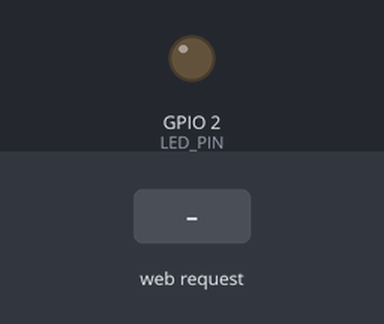
Bench run of a sketch on a simulated ESP32. On the bench: output pins drawn as LEDs (lit = HIGH). Inputs (shaded band) come from the test bench. WiFi joins after 1.5 s; servers stay silent unless stated; what the sketch prints to the serial monitor is not drawn.

Above: at 2.7 s.
2.8 s: HTTP request GET /toggle received
At 3.1 s:
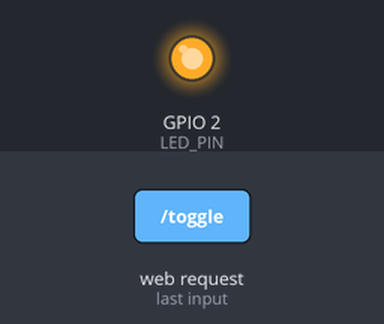
Timing chart, 0 to 5.8 s (numbered marks = the images above; inputs shaded):
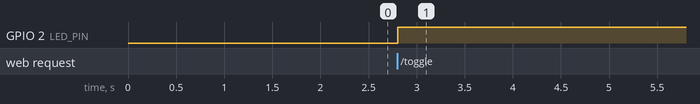

The sketch:

simple_webserver.ino
```cpp
#include <WiFi.h>
#include <ESPAsyncWebServer.h>  // Async server library

const char* ssid = "IMARI";  // Replace with your Wi-Fi network name
const char* password = "S3R0J4Y4";  // Replace with your Wi-Fi password

#define LED_PIN 2  // Pin for built-in LED (GPIO 2)

// Variable to track the LED state
bool ledState = false;  // false = OFF, true = ON

AsyncWebServer server(80);  // Create a server that listens on port 80 (HTTP)

void setup() {
  Serial.begin(115200);
  pinMode(LED_PIN, OUTPUT);  // Set the LED pin as an output

  // Connect to Wi-Fi
  WiFi.begin(ssid, password);
  while (WiFi.status() != WL_CONNECTED) {
    delay(500);
    Serial.print(".");
  }
  Serial.println("Connected to Wi-Fi");

  // Print the ESP32's IP address
  Serial.println(WiFi.localIP());

  // Serve the main HTML page to the client
  server.on("/", HTTP_GET, [](AsyncWebServerRequest *request){
    String html = "<html><body><h1>ESP32 Web Server</h1>";

    // Display the current LED state and the appropriate button
    if (ledState) {
      html += "<p>LED is ON</p>";
      html += "<p><a href=\"/toggle\"><button>Turn Off LED</button></a></p>";
    } else {
      html += "<p>LED is OFF</p>";
      html += "<p><a href=\"/toggle\"><button>Turn On LED</button></a></p>";
    }

    html += "</body></html>";
    request->send(200, "text/html", html);
  });

  // Toggle LED state on "/toggle" route
  server.on("/toggle", HTTP_GET, [](AsyncWebServerRequest *request){
    // Toggle the LED state
    ledState = !ledState;

    // Set the LED based on the new state
    digitalWrite(LED_PIN, ledState ? HIGH : LOW);

    // Redirect back to the main page to show the new state
    request->redirect("/");
  });

  // Start the server
  server.begin();
}

void loop() {
  // The server runs asynchronously, so nothing is needed here
}
```

Measured:
- after the input at 2.8 s, GPIO 2 (LED_PIN): LOW → HIGH at once
